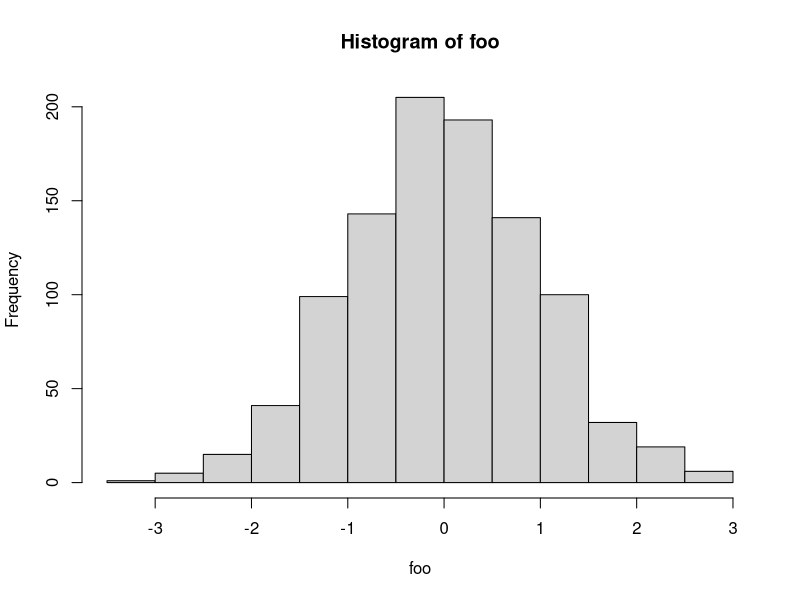
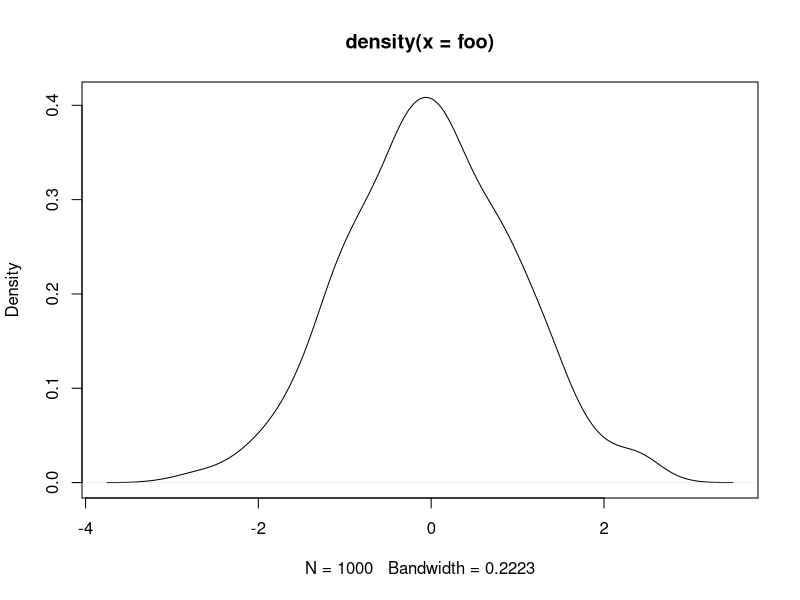

Generate these figures, in order, with R:
## ---- chunk 1

library(knitr)
opts_chunk$set(warning = FALSE, message = FALSE)

## ---- chunk 2

library(knitr)

knit_hooks$set(
  plot.mar = function(before, options, envir) {
    if (before) par(
      mfrow = c( 1, 2)
      ) 
    }
  )

## ---- chunk 3

foo <- rnorm(1:1000)
hist(foo)
plot(density(foo))

## ---- chunk 4

library(dplyr)
library(xtable)

# Note that \pm is escaped for R with an additional slash \

errors <- function(x,y) paste("$", sprintf("%.2f", x), "\\pm", sprintf("%.2f", y), "$", sep = "")

iris_data <- iris %>% 
  dplyr::group_by(
    Species
    ) %>%
  dplyr::summarise_each(
    funs(mean, sd)
    ) %>%
  dplyr::transmute(
    species = Species,
    Sepal.Length = errors(Sepal.Length_mean,Sepal.Length_sd),
    Sepal.Width = errors(Sepal.Width_mean,Sepal.Width_sd),
    Petal.Width = errors(Petal.Width_mean,Petal.Width_sd)
    )


iris_table <- iris_data %>%
  xtable(
    caption = "Summary of the Iris data showing mean $\\pm$ SD",
    align = c("r","r","l","l","l"),
    label = "tab:iris_table"
    )

## ---- chunk 5

print.xtable(
  iris_table,
  include.rownames = FALSE,
  include.colnames = FALSE,
  caption.placement = "top",
  table.placement = "bth",
  booktabs = TRUE,    
  sanitize.text.function = function(x) print(x), # must hack this to allow the printing of \pm
  add.to.row = 
    list(
      pos = list(0,0),
      command = c(
        "& \\multicolumn{2}{c}{Sepal} & \\multicolumn{1}{c}{Petal} \\\\ \\cline{2-4}",
        "Species & Length & Width & Width \\\\"
        )
      )
  )


## ---- chunk 6
sessionInfo()
